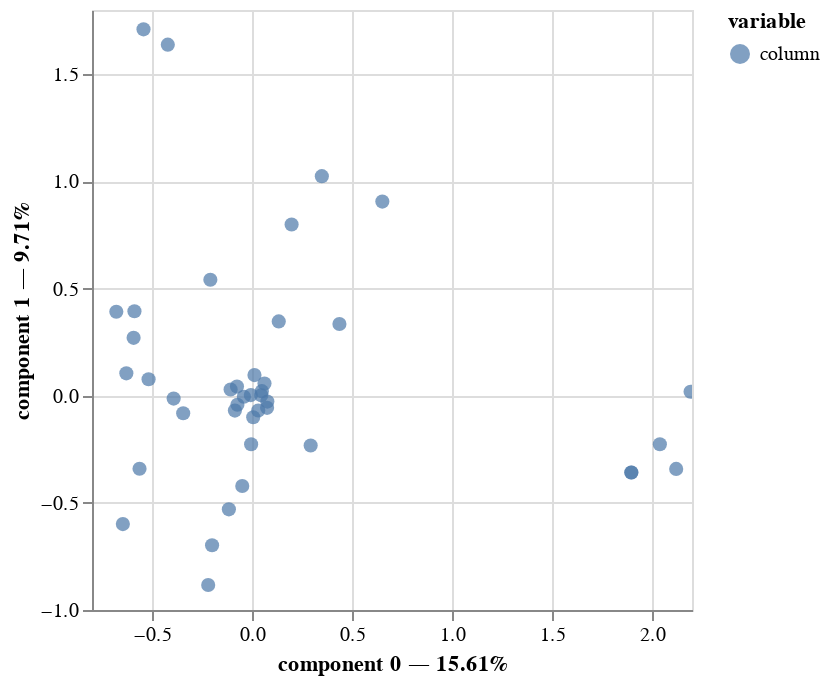

Notebook code for this chart:
### Code cell
mca.plot(
    mca_df,
    x_component=0,
    y_component=1,
    show_column_markers=True,  
    show_row_markers=False     
)

### Figure 1 — Vega-Lite specification as saved in the notebook (floating-point values rounded to 4 significant figures)
{"config": {"view": {"continuousWidth": 300, "continuousHeight": 300}}, "layer": [{"mark": {"type": "circle", "size": 50}, "encoding": {"color": {"field": "variable", "type": "nominal"}, "tooltip": [{"field": "variable", "type": "nominal"}, {"field": "value", "type": "nominal"}, {"field": "component 0", "type": "quantitative"}, {"field": "component 1", "type": "quantitative"}], "x": {"axis": {"title": "component 0 — 15.61%"}, "field": "component 0", "scale": {"zero": false}, "type": "quantitative"}, "y": {"axis": {"title": "component 1 — 9.71%"}, "field": "component 1", "scale": {"zero": false}, "type": "quantitative"}}, "name": "view_2"}], "data": {"name": "data-56897a5a59bbe4a5b7a9f15b56ef3f81"}, "params": [{"name": "param_2", "select": {"type": "interval", "encodings": ["x", "y"]}, "bind": "scales", "views": ["view_2"]}], "$schema": "https://vega.github.io/schema/vega-lite/v5.20.1.json", "datasets": {"data-56897a5a59bbe4a5b7a9f15b56ef3f81": [{"component 0": 0.06243, "component 1": 0.05696, "variable": "column", "value": "Age__Young", "label": "Age__Young"}, {"component 0": 0.006138, "component 1": -0.1003, "variable": "column", "value": "Age__Adult", "label": "Age__Adult"}, {"component 0": -0.07512, "component 1": 0.04247, "variable": "column", "value": "Age__Senior", "label": "Age__Senior"}, {"component 0": -0.219, "component 1": -0.8835, "variable": "column", "value": "Gender__Female", "label": "Gender__Female"}, {"component 0": 0.198, "component 1": 0.7988, "variable": "column", "value": "Gender__Male", "label": "Gender__Male"}, {"component 0": -0.1997, "component 1": -0.6976, "variable": "column", "value": "Weight (kg)__Low", "label": "Weight (kg)__Low"}, {"component 0": 0.4372, "component 1": 0.3348, "variable": "column", "value": "Weight (kg)__Medium", "label": "Weight (kg)__Medium"}, {"component 0": -0.421, "component 1": 1.638, "variable": "column", "value": "Weight (kg)__High", "label": "Weight (kg)__High"}, {"component 0": -0.1156, "component 1": -0.5303, "variable": "column", "value": "Height (m)__Short", "label": "Height (m)__Short"}, {"component 0": -0.07301, "component 1": -0.04208, "variable": "column", "value": "Height (m)__Average", "label": "Height (m)__Average"}, {"component 0": 0.3492, "component 1": 1.024, "variable": "column", "value": "Height (m)__Tall", "label": "Height (m)__Tall"}, {"component 0": -0.08558, "component 1": -0.06952, "variable": "column", "value": "Max_BPM__Low", "label": "Max_BPM__Low"}, {"component 0": 0.07678, "component 1": -0.02754, "variable": "column", "value": "Max_BPM__Medium", "label": "Max_BPM__Medium"}, {"component 0": 0.01236, "component 1": 0.0964, "variable": "column", "value": "Max_BPM__High", "label": "Max_BPM__High"}, {"component 0": -0.107, "component 1": 0.02894, "variable": "column", "value": "Avg_BPM__Low", "label": "Avg_BPM__Low"}, {"component 0": 0.07546, "component 1": -0.05659, "variable": "column", "value": "Avg_BPM__Medium", "label": "Avg_BPM__Medium"}, {"component 0": 0.04913, "component 1": 0.02128, "variable": "column", "value": "Avg_BPM__High", "label": "Avg_BPM__High"}, {"component 0": -0.00597, "component 1": 0.002961, "variable": "column", "value": "Resting_BPM__Low", "label": "Resting_BPM__Low"}, {"component 0": -0.04059, "component 1": -0.004771, "variable": "column", "value": "Resting_BPM__Normal", "label": "Resting_BPM__Normal"}, {"component 0": 0.04621, "component 1": 0.001597, "variable": "column", "value": "Resting_BPM__High", "label": "Resting_BPM__High"}, {"component 0": -0.6785, "component 1": 0.3919, "variable": "column", "value": "Session_Duration (hours)__Short", "label": "Session_Duration (hours)__Short"}, {"component 0": -0.3918, "component 1": -0.01353, "variable": "column", "value": "Session_Duration (hours)__Medium", "label": "Session_Duration (hours)__Medium"}, {"component 0": 1.897, "component 1": -0.3585, "variable": "column", "value": "Session_Duration (hours)__Long", "label": "Session_Duration (hours)__Long"}, {"component 0": -0.6283, "component 1": 0.1045, "variable": "column", "value": "Calories_Burned__Low", "label": "Calories_Burned__Low"}, {"component 0": 0.03117, "component 1": -0.06882, "variable": "column", "value": "Calories_Burned__Medium", "label": "Calories_Burned__Medium"}, {"component 0": 2.193, "component 1": 0.01864, "variable": "column", "value": "Calories_Burned__High", "label": "Calories_Burned__High"}, {"component 0": 2.039, "component 1": -0.2266, "variable": "column", "value": "Fat_Percentage__Low", "label": "Fat_Percentage__Low"}, {"component 0": -0.2083, "component 1": 0.5414, "variable": "column", "value": "Fat_Percentage__Normal", "label": "Fat_Percentage__Normal"}, {"component 0": -0.5624, "component 1": -0.341, "variable": "column", "value": "Fat_Percentage__High", "label": "Fat_Percentage__High"}, {"component 0": -0.6457, "component 1": -0.5992, "variable": "column", "value": "Water_Intake (liters)__Low", "label": "Water_Intake (liters)__Low"}, {"component 0": -0.004385, "component 1": -0.2263, "variable": "column", "value": "Water_Intake (liters)__Medium", "label": "Water_Intake (liters)__Medium"}, {"component 0": 0.6517, "component 1": 0.9058, "variable": "column", "value": "Water_Intake (liters)__High", "label": "Water_Intake (liters)__High"}, {"component 0": -0.5878, "component 1": 0.3943, "variable": "column", "value": "Workout_Frequency (days/week)__2", "label": "Workout_Frequency (days/week)__2"}, {"component 0": -0.5171, "component 1": 0.0767, "variable": "column", "value": "Workout_Frequency (days/week)__3", "label": "Workout_Frequency (days/week)__3"}, {"component 0": 0.2933, "component 1": -0.2322, "variable": "column", "value": "Workout_Frequency (days/week)__4", "label": "Workout_Frequency (days/week)__4"}, {"component 0": 2.121, "component 1": -0.3417, "variable": "column", "value": "Workout_Frequency (days/week)__5", "label": "Workout_Frequency (days/week)__5"}, {"component 0": -0.592, "component 1": 0.2702, "variable": "column", "value": "Experience_Level__1", "label": "Experience_Level__1"}, {"component 0": -0.344, "component 1": -0.08158, "variable": "column", "value": "Experience_Level__2", "label": "Experience_Level__2"}, {"component 0": 1.897, "component 1": -0.3585, "variable": "column", "value": "Experience_Level__3", "label": "Experience_Level__3"}, {"component 0": -0.04869, "component 1": -0.4213, "variable": "column", "value": "BMI__Underweight", "label": "BMI__Underweight"}, {"component 0": 0.1337, "component 1": 0.3467, "variable": "column", "value": "BMI__Normal", "label": "BMI__Normal"}, {"component 0": -0.5424, "component 1": 1.71, "variable": "column", "value": "BMI__Overweight", "label": "BMI__Overweight"}]}}
